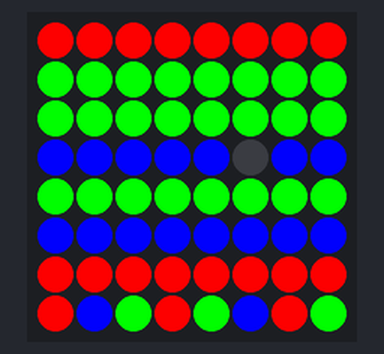
A program run on a simulated Raspberry Pi (BCM pin numbers) with a Sense HAT. Parts: the Sense HAT's 8×8 RGB LED matrix. At 8.0 s the program stops and its outputs stay as they are.

Above: at 0.1 s.
At 5.1 s:
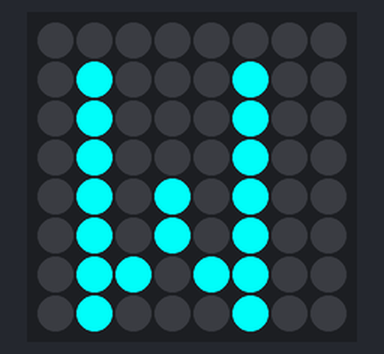
At 6.1 s:
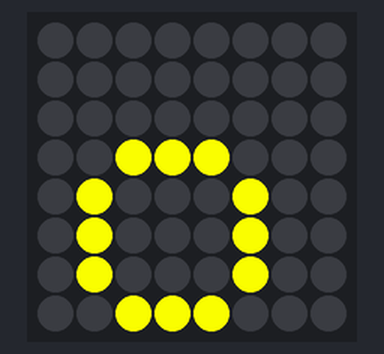
At 7.1 s:
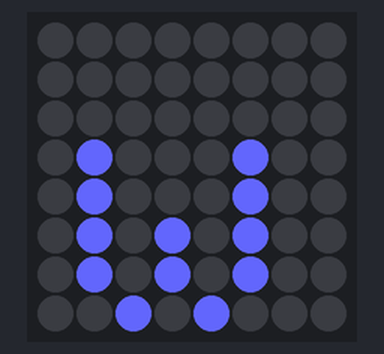

The program:

set_multiple_pixels__2_.py
```python
#set_multiple_pixels.py

from sense_hat import SenseHat
from time import sleep

def main():
    r = [255,0,0]
    g = [0,255,0]
    b = [0,0,255]

    sense = SenseHat()

    pattern_list = [r,r,r,r,r,r,r,r,
                    g,g,g,g,g,g,g,g,
                    g,g,g,g,g,g,g,g,
                    b,b,b,b,b,b,b,b,
                    g,g,g,g,g,g,g,g,
                    b,b,b,b,b,b,b,b,
                    r,r,r,r,r,r,r,r,
                    r,b,g,r,g,b,r,g]

    sense.set_pixels(pattern_list)
    sense.set_pixel(5,3,0,0,0)#Overides "b" at coordinate (5,3) from pattern list to be blank (null)
    sleep(5)
    sense.clear()
    yellow = [0,255,255]
    sense.show_letter("W",yellow)
    sleep(1)
    sense.show_letter("o",[255,255,0])
    sleep(1)
    sense.show_letter("w",[100,100,255])
    sleep(1)
    sense.clear()
main()
```

Measured:
- what the display in image 1 shows lasts 1.0 s, from 5.0 s to 6.0 s
